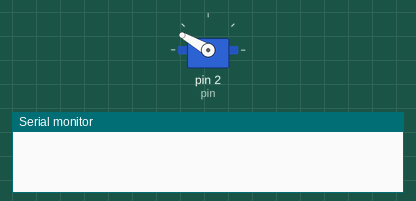
Simulated run of this sketch. Board: Arduino Uno, built with avr-gcc and run on an emulated ATmega328P. Shown: servo, the last lines printed to the serial monitor.

Above: at 0.1 s.
At 11.49 s:
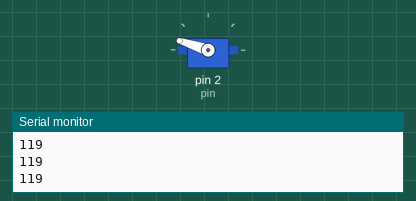
At 13.5 s:
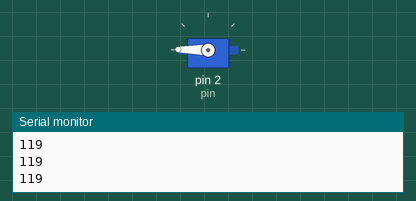
Timing chart, 0 to 15.0 s (numbered marks = the images above):
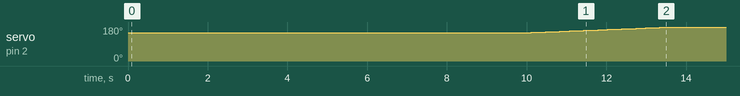

The sketch:

ServoSyringe.ino
```cpp
//#include <Servo.h>
#include <ServoSyringe.h>
#include <math.h>

const int pin = 2;

ServoSyringe syringe(pin);

void setup()
{
  syringe.setLinearDistancePermL(5.14);
  syringe.setRadiusSyringe(44.36);
  syringe.setDropTime(5e3);
  syringe.attach(pin);
  syringe.write(150);
  Serial.begin(9600);
  delay(10000);
}

int count = 1;

void loop()
{
  if(count)
  {
    //double t = 2 * asin( (double) (5.14/2.0) / 44.36) * 180 / M_PI;
    //Serial.println(t);
    //syringe.write(syringe.read() + 2*t);
    //delay(1000);
    syringe.pushmL(6);
    count = 0;
  }
}
```

Measured:
- by itself, servo on pin 2 (pin): moves from 150° to 179° over 3.3 s
